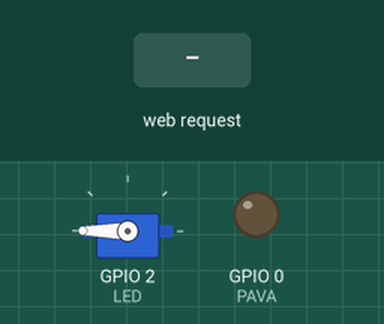
Simulated run of this sketch. Board: ESP8266 (NodeMCU). On the bench: servo, output pins drawn as LEDs (lit = HIGH). The test bench sets the inputs (shaded band). WiFi joins after 1.5 s; servers stay silent unless stated; pins used as bus, display or sensor lines are not drawn; what the sketch prints to the serial monitor is not drawn.

Above: at 2.7 s.
2.8 s: HTTP request GET /setLED?LEDstate=1 received
At 4.0 s:
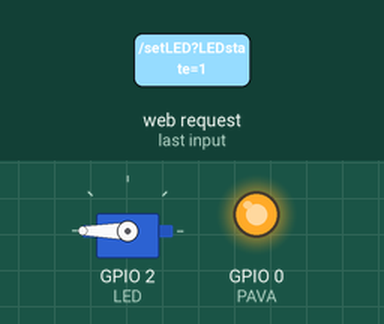
4.3 s: HTTP request GET /setLED received
At 5.2 s:
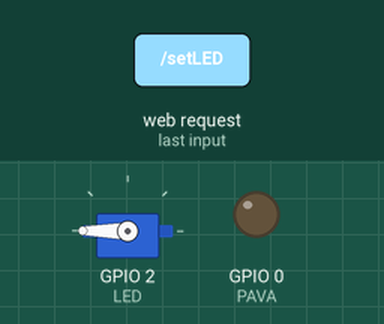
5.8 s: HTTP request GET /setMate received
At 6.4 s:
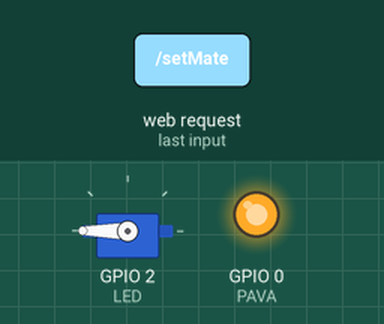
Timing chart, 0 to 13.3 s (numbered marks = the images above; inputs shaded):
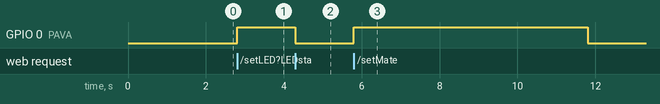

Measured:
- after the input at 2.8 s, GPIO 0 (PAVA): LOW → HIGH at once
- after the input at 4.3 s, GPIO 0 (PAVA): HIGH → LOW at once
- after the input at 5.8 s, GPIO 0 (PAVA): LOW → HIGH at once, → LOW 6.0 s later

The sketch:

MATE.ino
```cpp
/*
   ESP8266 NodeMCU AJAX Demo
   Updates and Gets data from webpage without page refresh
   https://circuits4you.com
*/
#include <ESP8266WiFi.h>
#include <WiFiClient.h>
#include <ESP8266WebServer.h>
#include <Servo.h>

#include "index.h" //Our HTML webpage contents with javascripts

#define LED 2  //On board LED
#define PAVA 0  //On board LED

#define CLOSED_POS 180
#define OPEN_POS 60
#define SERVO_TIMEMULTI 5
//SSID and Password of your WiFi router
const char* ssid = "Flash";
const char* password = "nashwa47";

int adc = -1;
ESP8266WebServer server(80); //Server on port 80

Servo _servo;
int pos;
//===============================================================
// This routine is executed when you open its IP in browser
//===============================================================
void handleRoot() {
  String s = MAIN_page; //Read HTML contents
  server.send(200, "text/html", s); //Send web page
}

void handleADC() {
  adc = analogRead(A0);
  String adcValue = String(adc);

  server.send(200, "text/plane", adcValue); //Send ADC value only to client ajax request
}

void handleServo() {

  String s_state = server.arg("SERVOstate"); //Refer  xhttp.open("GET", "setLED?LEDstate="+led, true);

  _servo.write(OPEN_POS);
  Serial.println(OPEN_POS);
  String posValue = String(CLOSED_POS);
  delay(adc * SERVO_TIMEMULTI);
  _servo.write(CLOSED_POS);
  Serial.println(CLOSED_POS);
  server.send(200, "text/plane", posValue); //Send web page
}

void handleLED() {
  String ledState = "OFF";
  String t_state = server.arg("LEDstate"); //Refer  xhttp.open("GET", "setLED?LEDstate="+led, true);

  Serial.println(t_state);
  if (t_state == "1")
  {
    digitalWrite(PAVA, HIGH); //LED OFF
    digitalWrite(LED, LOW); //LED ON
    ledState = "ON"; //Feedback parameter
  }
  else
  {
    digitalWrite(PAVA, LOW); //LED OFF
    digitalWrite(LED, HIGH); //LED OFF
    ledState = "OFF"; //Feedback parameter
  }

  server.send(200, "text/plane", ledState); //Send web page
}
void handleMate () {

  digitalWrite(PAVA, HIGH); //LED OFF
  digitalWrite(LED, LOW); //LED ON

  _servo.write(OPEN_POS);
  delay(adc * SERVO_TIMEMULTI);
  _servo.write(CLOSED_POS);

  delay(6000);

  digitalWrite(PAVA, LOW); //LED OFF
  digitalWrite(LED, HIGH); //LED ON

  String mateStat = "MATE LISTO";
  server.send(200, "text/plane", mateStat); //Send web page

}
//==============================================================
//                  SETUP
//==============================================================
void setup(void) {
  Serial.begin(115200);

  _servo.attach(2);
  _servo.write(CLOSED_POS);
  WiFi.begin(ssid, password);     //Connect to your WiFi router
  Serial.println("");

  //Onboard LED port Direction output
  pinMode(LED, OUTPUT);
  pinMode(PAVA, OUTPUT);

  // Wait for connection
  while (WiFi.status() != WL_CONNECTED) {
    delay(500);
    Serial.print(".");
  }

  //If connection successful show IP address in serial monitor
  Serial.println("");
  Serial.print("Connected to ");
  Serial.println(ssid);
  Serial.print("IP address: ");
  Serial.println(WiFi.localIP());  //IP address assigned to your ESP

  server.on("/", handleRoot);      //Which routine to handle at root location. This is display page
  server.on("/setLED", handleLED);
  server.on("/readADC", handleADC);
  server.on("/setServo", handleServo);
  server.on("/setMate", handleMate);

  server.begin();                  //Start server
  Serial.println("HTTP server started");
}
//==============================================================
//                     LOOP
//==============================================================
void loop(void) {
  server.handleClient();          //Handle client requests
}
```

index.h
```cpp
const char MAIN_page[] PROGMEM = R"=====(
<!DOCTYPE html>
<html>
<head>
    <link href="https://stackpath.bootstrapcdn.com/bootstrap/4.2.1/css/bootstrap.min.css" rel="stylesheet" integrity="sha384-GJzZqFGwb1QTTN6wy59ffF1BuGJpLSa9DkKMp0DgiMDm4iYMj70gZWKYbI706tWS" crossorigin="anonymous">
</head>

<body class="text-center">

    <div id="demo">
        <h1>AUTOMATE</h1>
        <div>
            <button type="button" class="btn btn-lg  btn-primary" onclick="sendMate(0)">PREPARAR MATE</button>
        </div>
        <br>
        <div>
            <button type="button" class="btn btn-secondary" onclick="sendData(1)">PAVA ON</button>
            <button type="button" class="btn btn-secondary" onclick="sendData(0)">PAVA OFF</button>
        </div>


        <br>
        <div>
            <button type="button" class="btn btn-success" onclick="sendServo(0)">SOLTAR YERBA</button>
        </div>
        <br>
    </div>

    <div id="chatbox" class="card w-50 mx-auto" style="background: #ffc; , display: none;">
        <div class="card-body ">

            Preparando el Mate, espere...
        </div>

    </div>
    <br>
    <div>
        <h4>LEVEL State : <span id="ADCValue">0</span></h4>
        <h4>PAVA State : <span id="LEDState">NA</span></h4>
        <h4>VALVULA State : <span id="SERVOstate">0</span></h4>
    </div>
    <script>
        function sendData(led) {
            var xhttp = new XMLHttpRequest();
            xhttp.onreadystatechange = function() {
                if (this.readyState == 4 && this.status == 200) {
                    document.getElementById("LEDState").innerHTML =
                        this.responseText;
                }
            };
            xhttp.open("GET", "setLED?LEDstate=" + led, true);
            xhttp.send();
        }

        function sendServo(ang) {
            var xhttp = new XMLHttpRequest();
            xhttp.onreadystatechange = function() {
                if (this.readyState == 4 && this.status == 200) {
                    document.getElementById("SERVOstate").innerHTML =
                        this.responseText;
                }
            };
            xhttp.open("GET", "setServo?SERVOstate=" + ang, true);
            xhttp.send();
        }

        function sendMate(stat) {
            document.getElementById("chatbox").style.display = "block";
            var xhttp = new XMLHttpRequest();
            xhttp.onreadystatechange = function() {
                if (this.readyState == 4 && this.status == 200) {
                    document.getElementById("SERVOstate").innerHTML =
                        this.responseText;
                }
            };
            xhttp.open("GET", "setMate?MATEstate=" + stat, true);
            xhttp.send();
        }

        setInterval(function() {
            // Call a function repetatively with 2 Second interval
            getData();
        }, 1000); //2000mSeconds update rate

        function getData() {
            var xhttp = new XMLHttpRequest();
            xhttp.onreadystatechange = function() {
                if (this.readyState == 4 && this.status == 200) {
                    document.getElementById("ADCValue").innerHTML =
                        this.responseText;
                }
            };
            xhttp.open("GET", "readADC", true);
            xhttp.send();
        }
    </script>

</body>
</html>
)=====";
```
